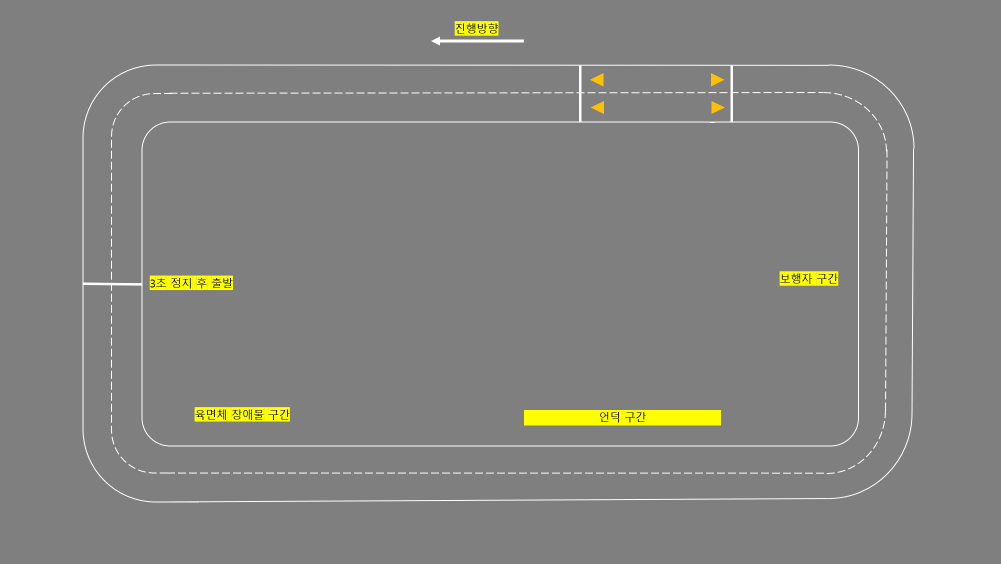
#> input picture worlds/ros2_car_track.png, 2002 x 1127 px (shown at 1/2 size)
$ python -i stopLine_tracker.py   (imports and definitions only)
#> lines starting #> are read from the running program, lines starting #| are printed output that depends on the picture; after the words box and inside, x2 and y2 are one past the last pixel; in counts of white or black regions, pixels touching at a corner belong together
#> further down, picture is the input picture: shape (1127, 2002, 3); mean B, G, R 126.8, 129.9, 129.9
import cv2
import numpy
import numpy as np


class StopLineTracker:
    def __init__(self):
        self.stop_line_detected = False

    def process(self, img: numpy.ndarray) -> None:
        """
        정지선 감지를 위한 프로세스 함수.
        """
        hsv = cv2.cvtColor(img, cv2.COLOR_BGR2HSV)
#> hsv: shape (1127, 2002, 3); mean H, S, V 0.4, 3.2, 129.9

        # 흰색 범위 정의
        lower_white = np.array([0, 0, 200])
        upper_white = np.array([180, 30, 255])

        # 흰색 영역을 이진 마스크로 변환
        mask = cv2.inRange(hsv, lower_white, upper_white)
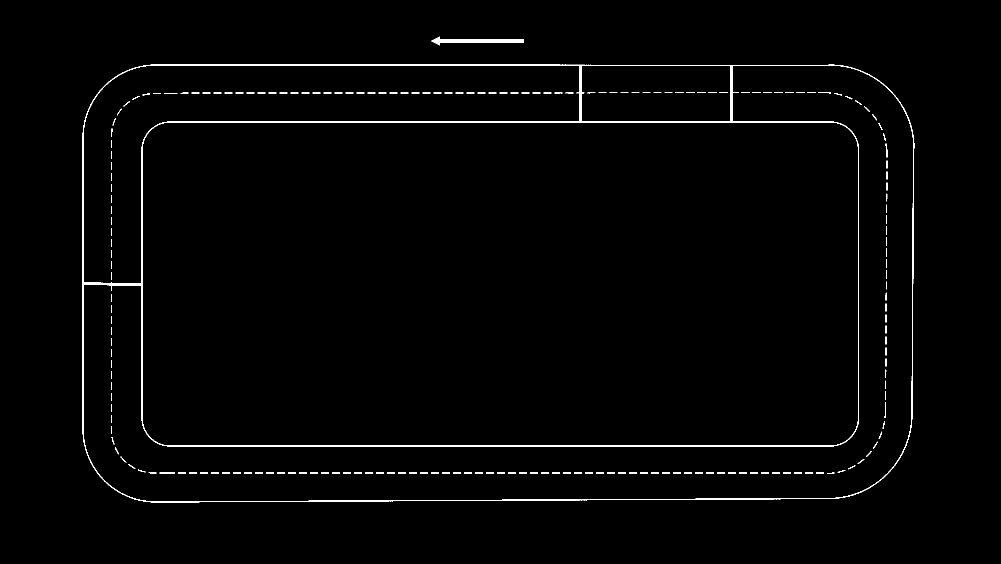
#> mask: shape (1127, 2002) (shown at 1/2 size); 1.2% white in thin lines or dots, all inside (x1, y1, x2, y2) = (165, 73, 1829, 1005)

        # 이미지의 높이와 너비 가져오기
        h, w, _ = img.shape
#> h = 1127; w = 2002
        search_top = int(h / 2 + 40)
#> search_top = 603
        search_bot = int(h / 2 + 60)
#> search_bot = 623

        # 관심 영역만 마스킹
        mask[0:search_top, 0:w] = 0
        mask[search_bot:h, 0:w] = 0
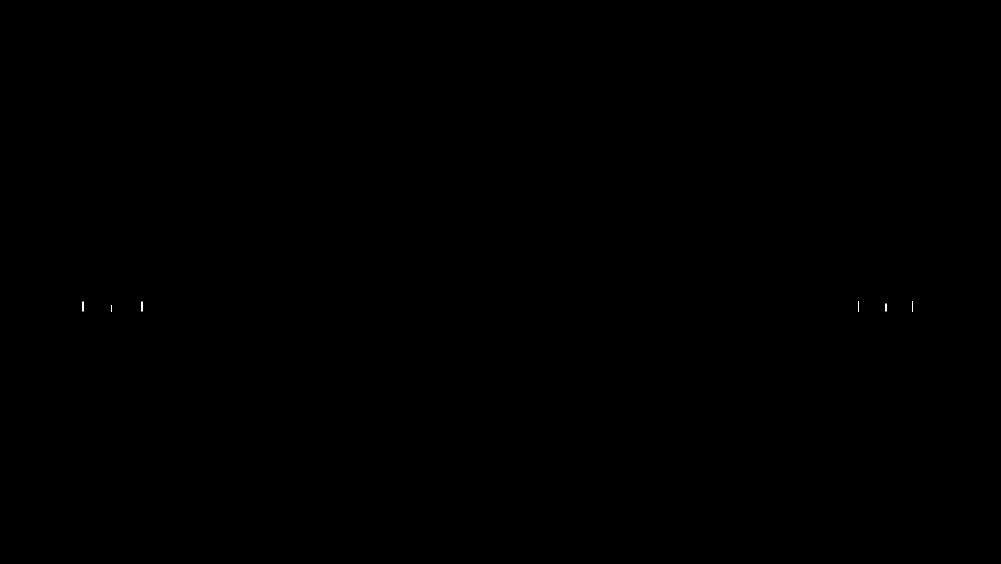
#> mask: shape (1127, 2002) (shown at 1/2 size); 0.01% white in thin lines or dots, all inside (x1, y1, x2, y2) = (165, 603, 1826, 623)

        # 윤곽선 찾기
        contours, _ = cv2.findContours(mask, cv2.RETR_EXTERNAL, cv2.CHAIN_APPROX_SIMPLE)
#> contours = 6 contours, all with area under 20

        for contour in contours:
            area = cv2.contourArea(contour)
            if area > 1400:  # 특정 면적 이상인 경우 정지선으로 간주
                self.stop_line_detected = True
                break
        else:
            self.stop_line_detected = False
#> this loop made 6 passes

        # 정지선 감지 결과를 이미지에 그리기
        if self.stop_line_detected:
            cv2.putText(img, "Stop Line Detected", (50, 50), cv2.FONT_HERSHEY_SIMPLEX, 1, (0, 0, 255), 2, cv2.LINE_AA)

        # 이미지 출력
        cv2.imshow("Stop Line Mask", mask)
        cv2.waitKey(3)

>>> import cv2
>>> picture = cv2.imread('../worlds/ros2_car_track.png')
>>> result = StopLineTracker().process(picture)
